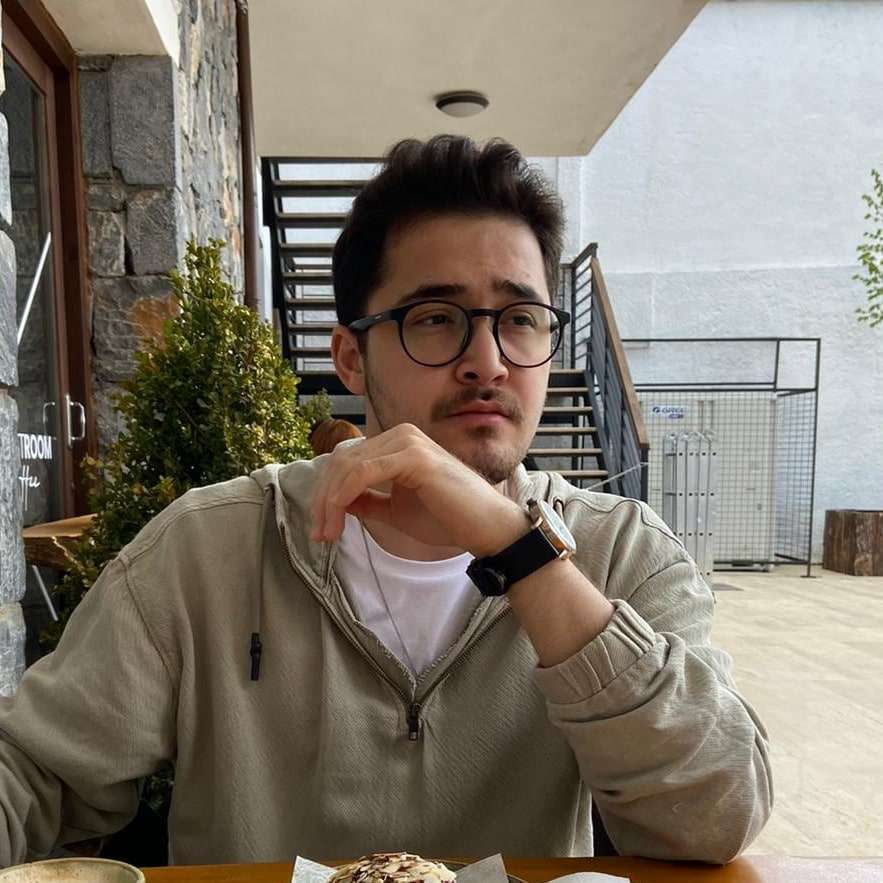
#> input picture opencv/Photos/mehmet.jpg, 883 x 883 px
$ python histogram.py
#> lines starting #> are read from the running program, lines starting #| are printed output that depends on the picture
import cv2 as cv
import matplotlib as plt


img = cv.imread('Photos/mehmet.jpg')
#> img is the input picture: shape (883, 883, 3); mean B, G, R 109.1, 120.7, 129.1
cv.imshow('image', img)

gray = cv.cvtColor(img, cv.COLOR_BGR2GRAY)
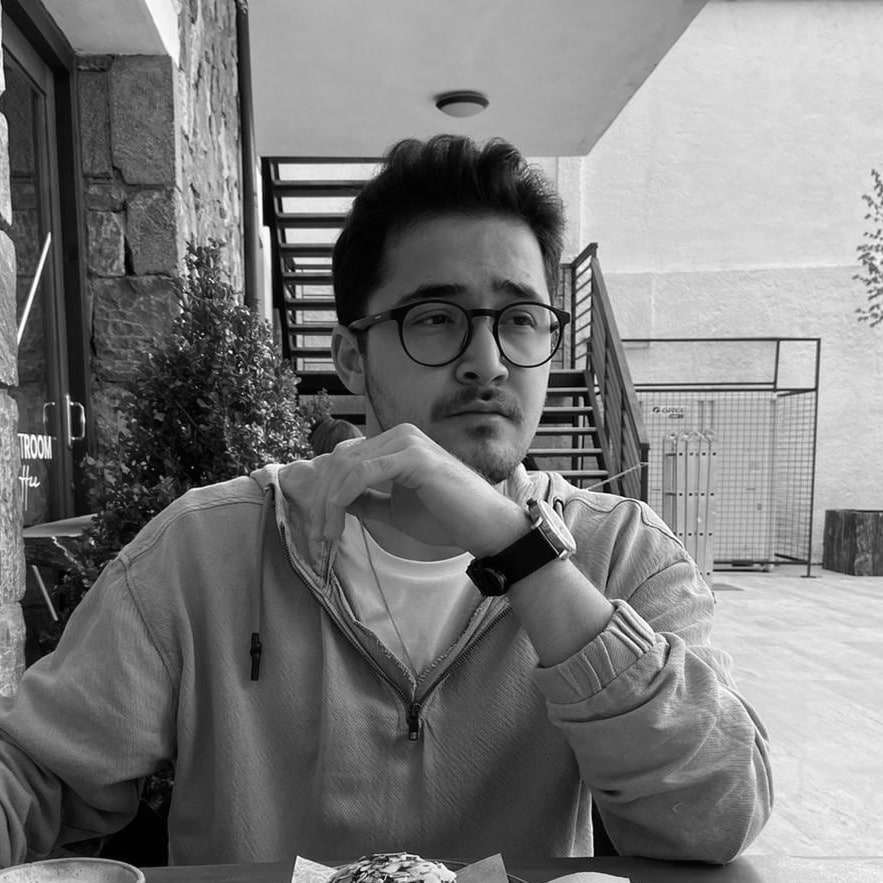
#> gray: shape (883, 883); min 0, max 255, mean 121.8
cv.imshow("Gray", gray)

#gray_scale histogram

gray_hist = cv.calcHist([gray], [0], None, [256], [0, 256])
#> gray_hist = 256 values, max 10949 at index 170, min 36 at index 255, mean 3045.7

plt.figure
#> (the run stopped early here; a loop or call above may not have finished)

$ run again, with opencv/Photos/Group.webp saved as opencv/Photos/mehmet.jpg
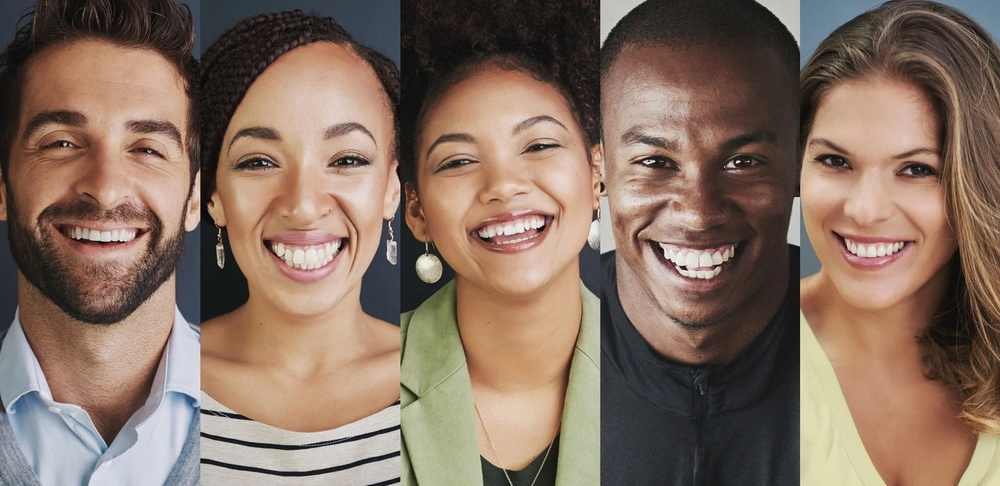
#> input picture opencv/Photos/Group.webp, 1000 x 486 px, shrunk from 1921 x 933 before the run
#> img is the input picture: shape (486, 1000, 3); mean B, G, R 97, 111.1, 133.2
#> `gray = cv.cvtColor(img, cv.COLOR_BGR2GRAY)`:
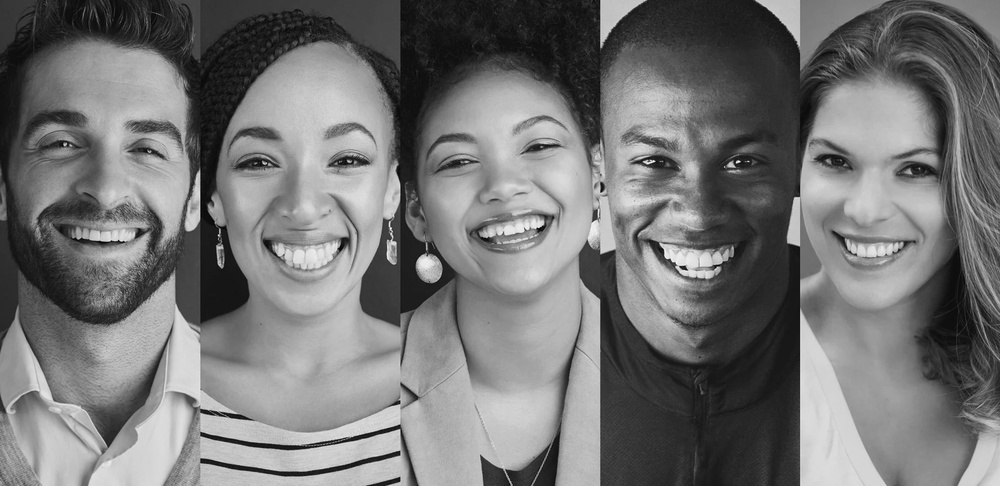
#> gray: shape (486, 1000); min 1, max 254, mean 116.1
#> gray_hist = 256 values, max 3824 at index 181, min 0 at index 0, mean 1898.4
